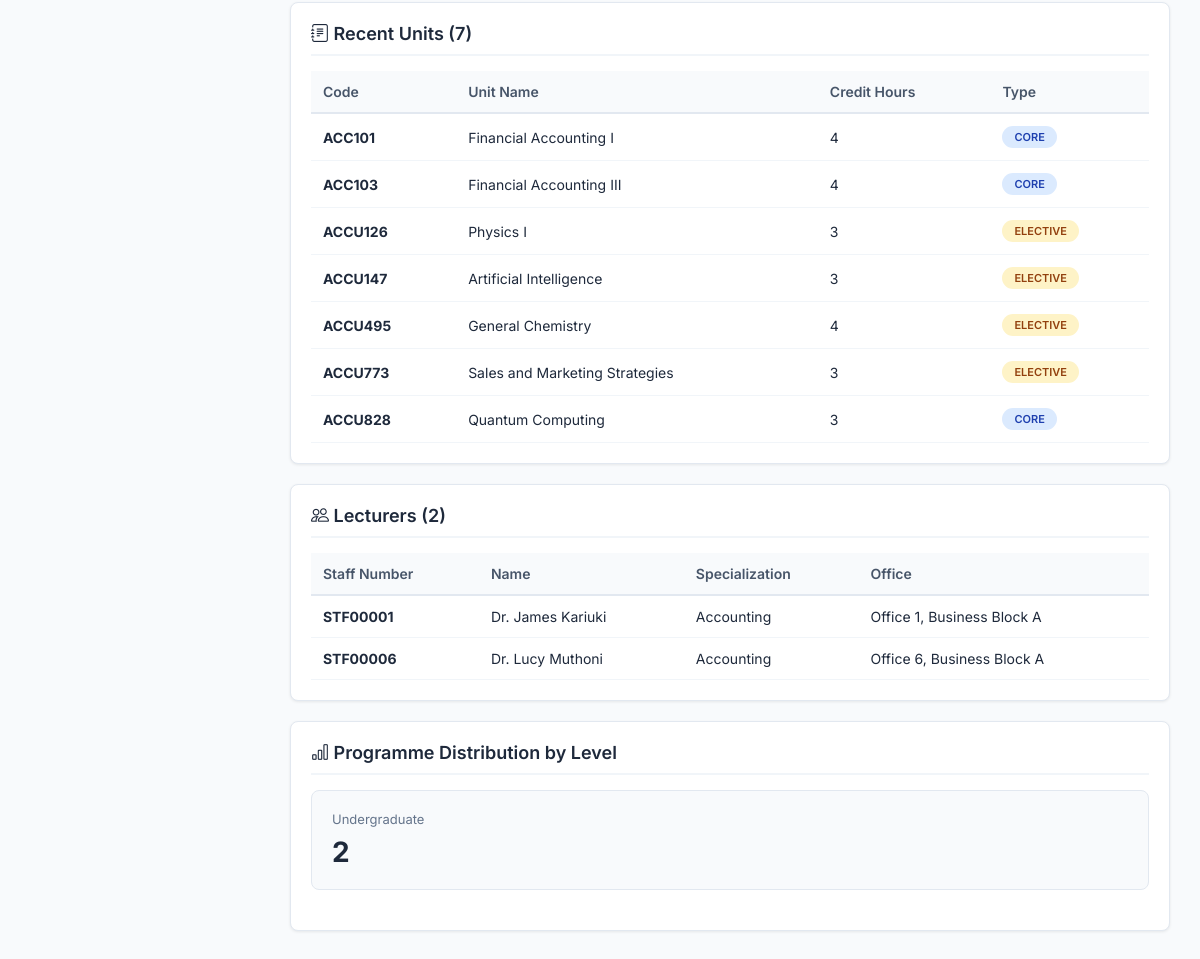
The page /departments/ACC/ (signed in, lower part) on the database as committed earlier.
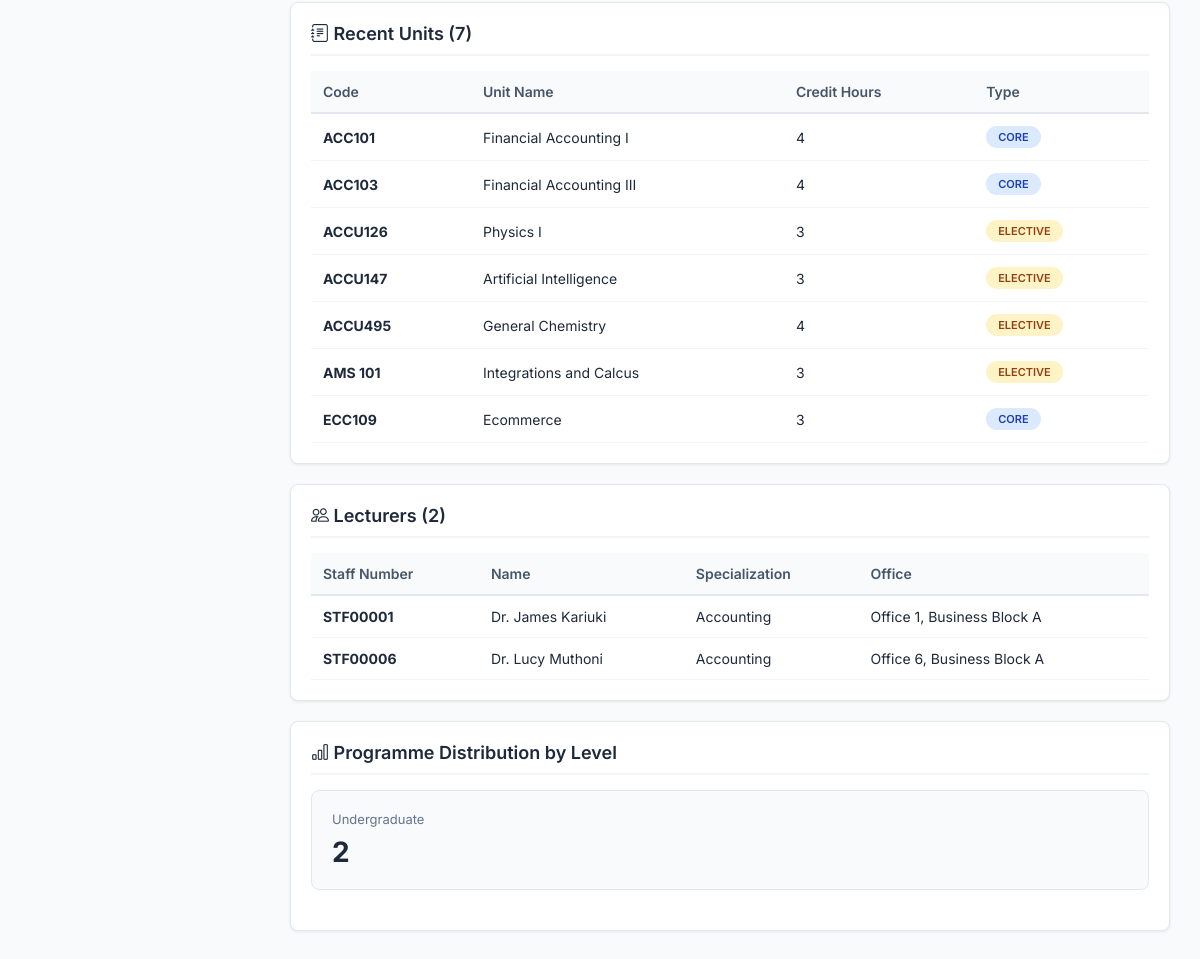
The same page on the database as committed later.
### main_application/models.py (models this page shows, shortened)
class Unit(models.Model):
    code = models.CharField(max_length=20, unique=True)
    name = models.CharField(max_length=200)
    description = models.TextField(blank=True)
    credit_hours = models.IntegerField(default=3)
    department = models.ForeignKey(Department, on_delete=models.CASCADE, related_name='units')
    is_core = models.BooleanField(default=True)  # Core or Elective
    prerequisites = models.ManyToManyField('self', symmetrical=False, blank=True, related_name='required_for')
    created_at = models.DateTimeField(auto_now_add=True)
    class Meta:
        db_table = 'units'
        ordering = ['code']

### main_application/views.py (the view)
# urls.py: path('departments/<str:code>/', views.department_detail, name='department_detail'),
@login_required
def department_detail(request, code):
    department = get_object_or_404(
        Department.objects.annotate(
            programme_count=Count('programmes', distinct=True),
            unit_count=Count('units', distinct=True),
            lecturer_count=Count('lecturers', distinct=True)
        ).select_related('head_of_department'),
        code=code
    )
    programmes = department.programmes.filter(is_active=True).order_by('level', 'name')
    all_units = department.units.order_by('code')
    units = all_units[:10]  # ✅ only slice for display
    lecturers = (
        department.lecturers.filter(is_active=True)
        .select_related('user')
        .order_by('user__first_name')
    )
    programme_by_level = programmes.values('level').annotate(count=Count('id')).order_by('level')
    core_units = all_units.filter(is_core=True).count()
    elective_units = all_units.filter(is_core=False).count()
    total_units = all_units.count()
    context = {
        'department': department,
        'programmes': programmes,
        'units': units,
        'lecturers': lecturers,
        'programme_by_level': programme_by_level,
        'core_units': core_units,
        'elective_units': elective_units,
        'total_units': total_units,
    }
    return render(request, 'department/department_detail.html', context)

### templates/department/department_detail.html (shortened to what this page needs)
{% extends 'admin_base.html' %}
{% block extra_css %}
<link rel="stylesheet" href="https://cdn.jsdelivr.net/npm/bootstrap-icons@1.10.0/font/bootstrap-icons.css">
{% endblock %}
{% block content %}
<div class="section-container">
    <h3 class="section-title">
        <i class="bi bi-journal-text"></i> Recent Units
        {% if total_units > 10 %}
            (Showing 10 of {{ total_units }})
        {% else %}
            ({{ total_units }})
        {% endif %}
    </h3>
    {% if units %}
    <div class="table-container">
        <table>
            <thead>
                <tr>
                    <th>Code</th>
                    <th>Unit Name</th>
                    <th>Credit Hours</th>
                    <th>Type</th>
                </tr>
            </thead>
            <tbody>
                {% for unit in units %}
                <tr>
                    <td><strong>{{ unit.code }}</strong></td>
                    <td>{{ unit.name }}</td>
                    <td>{{ unit.credit_hours }}</td>
                    <td>
                        {% if unit.is_core %}
                        <span class="badge badge-info">Core</span>
                        {% else %}
                        <span class="badge badge-warning">Elective</span>
                        {% endif %}
                    </td>
                </tr>
                {% endfor %}
            </tbody>
        </table>
    </div>
    {% else %}
    <div class="empty-message">
        <i class="bi bi-inbox" style="font-size: 48px; color: #CBD5E1;"></i>
        <p>No units in this department yet.</p>
    </div>
    {% endif %}
</div>
<div class="section-container">
    <h3 class="section-title"><i class="bi bi-people"></i> Lecturers ({{ lecturers.count }})</h3>
    {% if lecturers %}
    <div class="table-container">
        <table>
            <thead>
                <tr>
                    <th>Staff Number</th>
                    <th>Name</th>
                    <th>Specialization</th>
                    <th>Office</th>
                </tr>
            </thead>
            <tbody>
                {% for lecturer in lecturers %}
                <tr>
                    <td><strong>{{ lecturer.staff_number }}</strong></td>
                    <td>{{ lecturer.user.get_full_name }}</td>
                    <td>{{ lecturer.specialization|default:"-" }}</td>
                    <td>{{ lecturer.office_location|default:"-" }}</td>
                </tr>
                {% endfor %}
            </tbody>
        </table>
    </div>
    {% else %}
    <div class="empty-message">
        <i class="bi bi-inbox" style="font-size: 48px; color: #CBD5E1;"></i>
        <p>No lecturers in this department yet.</p>
    </div>
    {% endif %}
</div>
{% if programme_by_level %}
<div class="section-container">
    <h3 class="section-title"><i class="bi bi-bar-chart"></i> Programme Distribution by Level</h3>
    <div class="stats-grid">
        {% for level_data in programme_by_level %}
        <div class="stat-card">
            <div class="stat-label">{{ level_data.level|title }}</div>
            <div class="stat-value">{{ level_data.count }}</div>
        </div>
        {% endfor %}
    </div>
</div>
{% endif %}
{% endblock %}

Rows that differ between the two databases and show on the page:
changed Unit: code "ACCU773" → "AMS 101"; name "Sales and Marketing Strategies" → "Integrations and Calcus"
changed Unit: code "ACCU828" → "ECC109"; name "Quantum Computing" → "Ecommerce"
